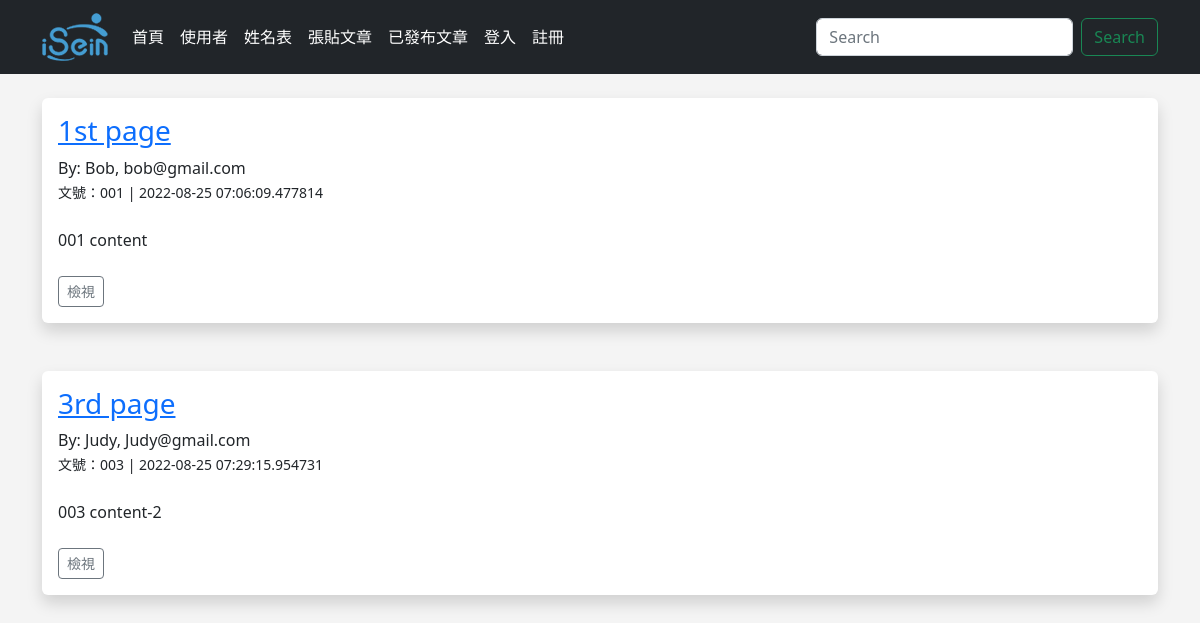
Page /posts on the earlier database version.
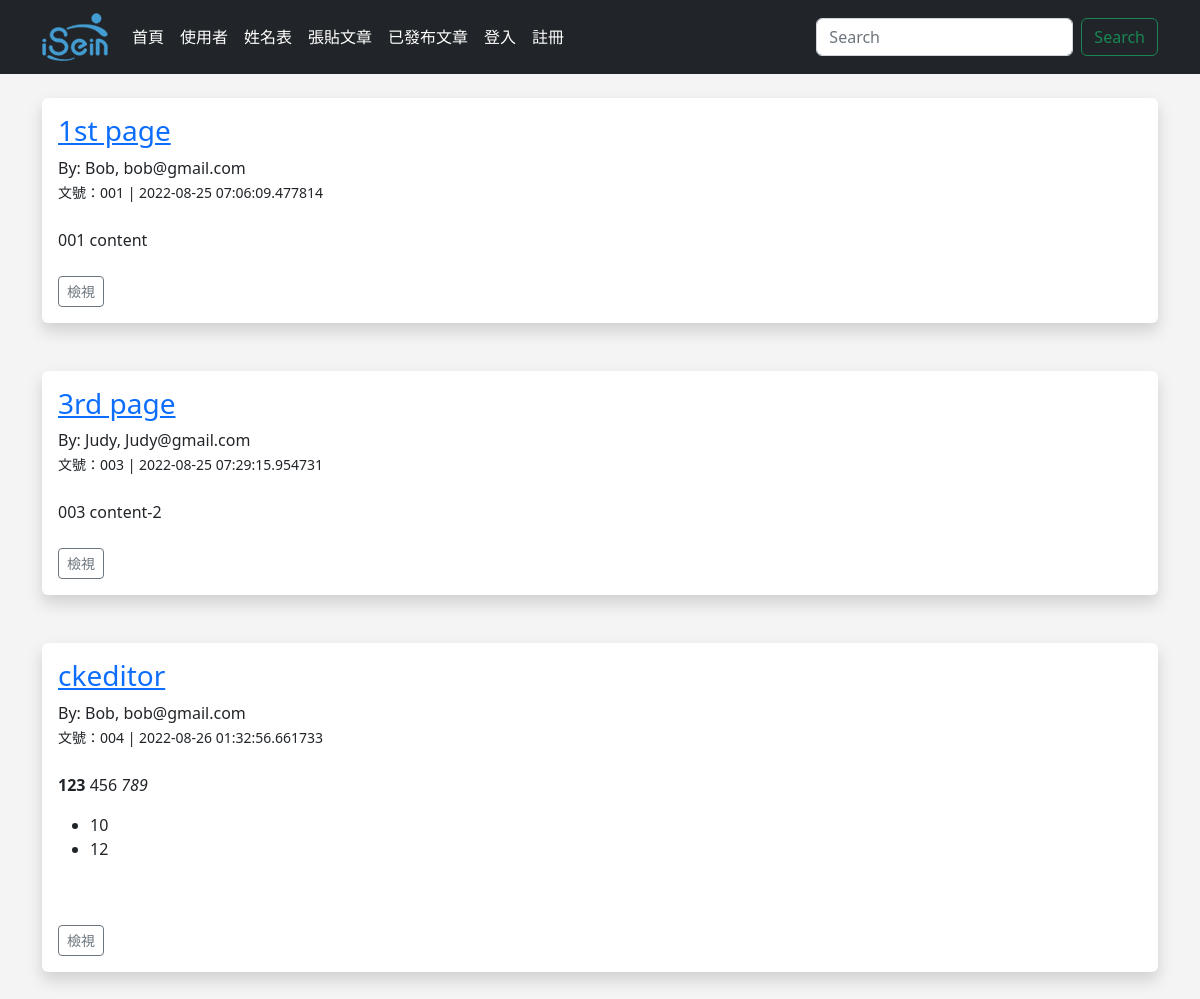
Same page on the later database version.
### app.py (models this page shows, shortened)
class Posts(db.Model):
    id = db.Column(db.Integer, primary_key=True)
    title = db.Column(db.String(255))
    content = db.Column(db.Text)
    date_posted = db.Column(db.DateTime, default=datetime.utcnow)
    slug = db.Column(db.String(255))
    poster_id = db.Column(db.Integer, db.ForeignKey('users.id'))

class Users(db.Model, UserMixin):
    id = db.Column(db.Integer, primary_key=True)
    username = db.Column(db.String(20), nullable=False)
    name = db.Column(db.String(200), nullable=False)
    email = db.Column(db.String(200), nullable=False, unique=True)
    favorite_color = db.Column(db.String(120))
    password_hash = db.Column(db.String(128))
    date_added = db.Column(db.DateTime, default=datetime.utcnow)
    posts = db.relationship('Posts', backref="poster")
    @property
    def password(self):
        raise AttributeError("哈希屬性不可讀取！")

### app.py (the view)
@app.route('/posts')
def posts():
    posts = Posts.query.order_by(Posts.date_posted)
    return render_template('posts.html', posts=posts)

### templates/posts.html (shortened to what this page needs)
{% extends 'base.html' %}
{% block content %}
    {% for post in posts %}
        <div class="shadow p-3 mb-5 bg-body rounded">
            <h3><a href="{{ url_for('post', id=post.id)}}">{{ post.title }}</a></h3>
            By: {{ post.poster.name }}, {{ post.poster.email }}<br/>
            <small>文號：{{ post.slug }} | {{ post.date_posted }}</small><br/>
            <br/>
            {{ post.content|safe }}<br/>
            <br/>
            <a href="{{ url_for('post', id=post.id)}}" class="btn btn-outline-secondary btn-sm">檢視</a>
        </div>
    {% endfor %}
{% endblock %}

### templates/base.html (shortened to what this page needs)
<!doctype html>
<html lang="en">
  <head>
    <link href="https://cdn.jsdelivr.net/npm/bootstrap@5.2.0/dist/css/bootstrap.min.css" rel="stylesheet">
    <link href="{{ url_for('static', filename='css/style.css') }}" rel="stylesheet">
  </head>
  <body>
    {% include 'navbar.html' %}
    <br/>
    <div class='container'>
      {% block content %}
      {% endblock %}
    </div>
  </body>
</html>

### templates/navbar.html (shortened to what this page needs)
<nav class="navbar navbar-expand-lg navbar-dark bg-dark">
    <div class="container">
      <a class="navbar-brand" href="{{ url_for('index') }}"><img src="static\images\16652396955207.png"></a>
      <div class="collapse navbar-collapse" id="navbarSupportedContent">
        <ul class="navbar-nav me-auto mb-2 mb-lg-0">
          <li class="nav-item">
            <a class="nav-link active" aria-current="page" href="{{ url_for('index') }}">首頁</a>
          </li>
          <li class="nav-item">
            <a class="nav-link active" aria-current="page" href="{{ url_for('user') }}">使用者</a>
          </li>
          <li class="nav-item">
            <a class="nav-link active" aria-current="page" href="{{ url_for('name') }}">姓名表</a>
          </li>
          <li class="nav-item">
            <a class="nav-link active" aria-current="page" href="{{ url_for('add_post') }}">張貼文章</a>
          </li>
          <li class="nav-item">
            <a class="nav-link active" aria-current="page" href="{{ url_for('posts') }}">已發布文章</a>
          </li>
          {% if current_user.is_authenticated %}
            <li class="nav-item">
              <a class="nav-link" href="{{ url_for('dashboard') }}">管理</a>
            </li>
            <li class="nav-item">
              <a class="nav-link" href="{{ url_for('logout') }}">登出</a>
            </li>
          {% else %}
            <li class="nav-item">
              <a class="nav-link active" aria-current="page" href="{{ url_for('login') }}">登入</a>
            </li>
            <li class="nav-item">
              <a class="nav-link active" aria-current="page" href="{{ url_for('add_user') }}">註冊</a>
            </li>
          {% endif %}
        </ul>
        <form class="d-flex" role="search">
          <input class="form-control me-2" type="search" placeholder="Search" aria-label="Search">
          <button class="btn btn-outline-success" type="submit">Search</button>
        </form>
      </div>
    </div>
</nav>

### static/css/style.css (style rules this page uses)
body { background: #f4f4f4f0; }

Differences in the rows shown:
added Posts: title "ckeditor", poster.name "Bob", poster.email "bob@gmail.com", slug "004", date_posted "2022-08-26 01:32:56.661733", content "123 456 789 10 12"
